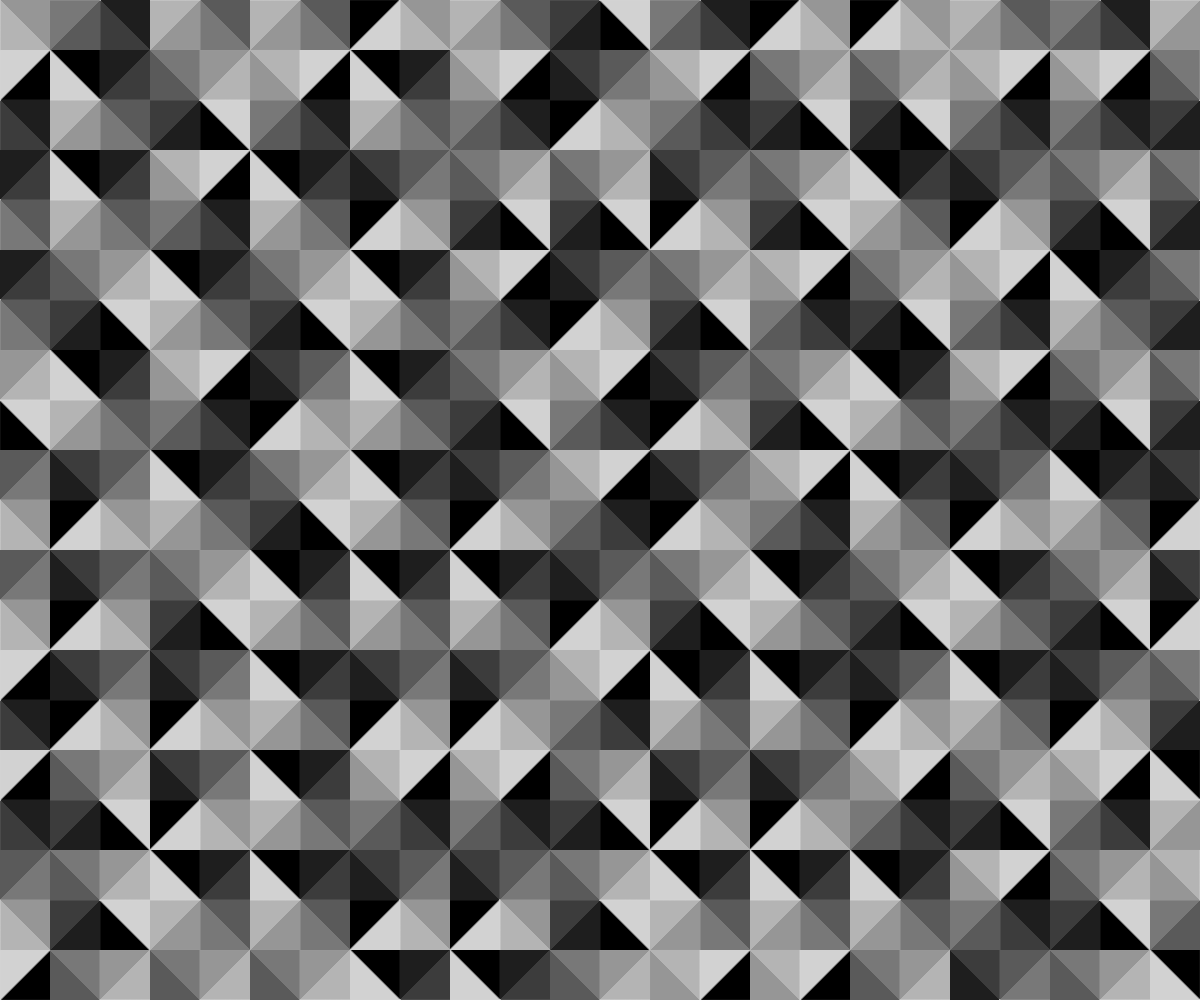
Frame 1 (no input)
Frame 60 (no input): identical to frame 1, image omitted
Frame 120 (the mouse pressed at the canvas centre since frame 60): identical to frame 1, image omitted

The p5.js sketch that drew this single still picture (run headless with seeded random() and noise() and a simulated clock; from frame 60 on, the mouse is pressed at the canvas centre):

// p5.js sketch
// ── sketch.js
var siz = 100;
var pg

var seed
function setup() {

    createCanvas(windowWidth, windowHeight);

    background(0);
    pixelDensity(1)
    seed = random(5000)
    //colorMode(HSB)
    pg = createGraphics(siz,siz)
   // pg.colorMode(HSB)

    var startHue = 0
    var step = 30

    pg.fill(startHue)
    pg.stroke(startHue)
    pg.triangle(pg.width/2, pg.height/2, 0, 0, pg.width/2, 0  )

    startHue += step
    pg.fill(startHue)
    pg.stroke(startHue)
    pg.triangle(pg.width/2, pg.height/2, pg.width/2, 0, pg.width, 0  )

    startHue += step
    pg.fill(startHue)
    pg.stroke(startHue)
    pg.triangle(pg.width/2, pg.height/2, pg.width, 0 , pg.width, pg.height/2 )

    startHue += step
    pg.fill(startHue)
    pg.stroke(startHue)
    pg.triangle(pg.width/2, pg.height/2, pg.width, pg.height/2, pg.width, pg.height )

    startHue += step
    pg.fill(startHue)
    pg.stroke(startHue)
    pg.triangle(pg.width/2, pg.height/2, pg.width, pg.height, pg.width/2, pg.height )

    startHue += step
    pg.fill(startHue)
    pg.stroke(startHue)
    pg.triangle(pg.width/2, pg.height/2, pg.width/2, pg.height, 0, pg.height )

    startHue += step
    pg.fill(startHue)
    pg.stroke(startHue)
    pg.triangle(pg.width/2, pg.height/2,  0, pg.height, 0, pg.height/2 )

    startHue += step
    pg.fill(startHue)
    pg.stroke(startHue)
    pg.triangle(pg.width/2, pg.height/2,  0, pg.height/2,0,0 )




    imageMode(CENTER,CENTER)

}


function draw() {
    randomSeed(seed)
    background(0);
    stroke(255);
    //fill(0);
    noFill();

    for (var i = 0; i <= width; i += siz) {
        for (var j = 0; j <= height; j += siz) {
            push()
            translate(i,j)
            var angle = TWO_PI * (int(random(1,5))) / 4
            rotate(angle)
            image(pg,0,0)

            pop()
        }

    }
}

function mouseReleased(){
    seed = random(50000)

}

function windowResized() {

    resizeCanvas(windowWidth, windowHeight);

}
